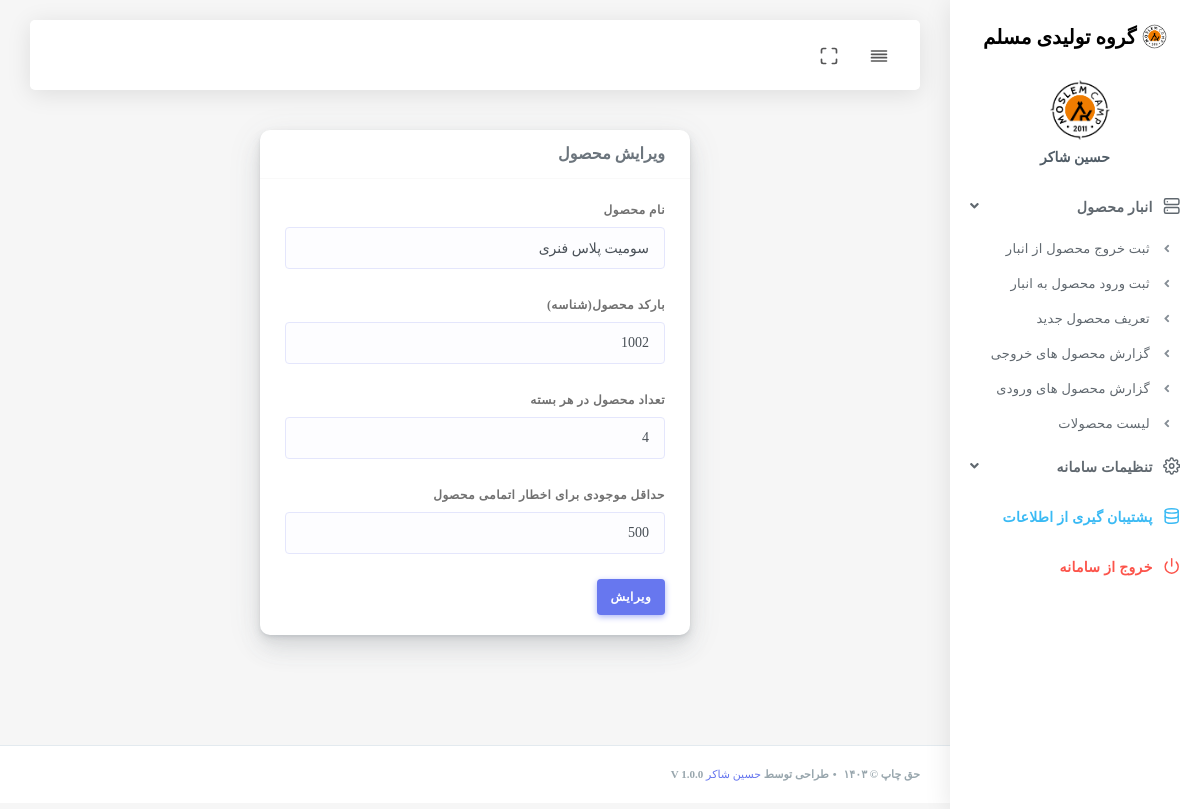
The page /inc/addons/products/edit-product.php?id=2 (signed in) on the database its author committed.
### tables this page shows
CREATE TABLE `options` (
  `id` int(11) NOT NULL AUTO_INCREMENT,
  `sitename` text NOT NULL,
  `logo` text NOT NULL,
  PRIMARY KEY (`id`)
);

CREATE TABLE `products` (
  `id` int(11) NOT NULL AUTO_INCREMENT,
  `product_name` text NOT NULL,
  `productqr` int(11) NOT NULL,
  `minStock` int(11) NOT NULL,
  `stock` int(11) NOT NULL,
  `pack` int(11) NOT NULL,
  PRIMARY KEY (`id`)
);

### inc/functions.php (called while the page is built)
<?php
function getColumnValue($connection, $columnName,$tablename) {
    $sql = "SELECT $columnName FROM $tablename";
    $result = mysqli_query($connection, $sql);
    $row = mysqli_fetch_assoc($result);
    return $row[$columnName];
}

### inc/addons/products/edit-product.php (the view, shortened to what this page needs)
<?php
require_once '../../../header.php';
if (isset($_GET['id'])) {
    $product_id = $_GET['id'];
} else {
    header("Location: product_list.php");
    exit();
}
$select_query = "SELECT * FROM products WHERE id = ?";
$select_stmt = $connection->prepare($select_query);
$select_stmt->bind_param("i", $product_id);
$select_stmt->execute();
$result = $select_stmt->get_result();
if ($result->num_rows > 0) {
    $row = $result->fetch_assoc();
    $product_name = $row['product_name'];
    $productqr = $row['productqr'];
    $minStock = $row['minStock'];
    $pack = $row['pack'];
} else {
    header("Location: product_list.php");
    exit();
}
?>
<div class="main-content">
    <div class="row">
        <div class="col-12 col-md-3 col-lg-3"></div>
        <div class="col-12 col-md-6 col-lg-6">
            <form method="post">
                <div class="card">
                    <div class="card-header">
                        <h4>ویرایش محصول</h4>
                    </div>
                    <div class="card-body">
                        <div class="form-group">
                            <label>نام محصول</label>
                            <input type="text" class="form-control" name="product_name" value="<?php echo isset($product_name) ? $product_name : ''; ?>" required>
                        </div>
                        <div class="form-group">
                            <label>بارکد محصول(شناسه)</label>
                            <input type="number" class="form-control" name="productqr" value="<?php echo isset($productqr) ? $productqr : ''; ?>">
                        </div>
                        <div class="form-group">
                        <label>تعداد محصول در هر بسته</label>
                            <input type="number" class="form-control" name="pack" value="<?php echo isset($pack) ? $pack : ''; ?>">
                        </div>
                        <div class="form-group">
                            <label>حداقل موجودی برای اخطار اتمامی محصول</label>
                            <input type="number" class="form-control" name="minStock" value="<?php echo isset($minStock) ? $minStock : ''; ?>" required>
                        </div>
                        <button class="btn btn-primary" name="update">ویرایش</button>
                    </div>
                </div>
            </form>
        </div>
        <div class="col-12 col-md-3 col-lg-3"></div>
    </div>
</div>
<?php require_once '../../../footer.php'; ?>

### menu.php (shortened to what this page needs)
<div class="main-sidebar sidebar-style-2">
    <aside id="sidebar-wrapper">
        <div class="sidebar-brand">
            <a href="<?php echo $base_url; ?>/index.php"> <img alt="تصویر" src="<?php echo $base_url; ?>/assets/img/logo-m.png" class="header-logo"> <span class="logo-name">
                <?php
$columnName = "sitename";
$tablename="options";
$value = getColumnValue($connection, $columnName,$tablename);
echo "$value";
                ?>
            </span>
            </a>
        </div>
        <div class="sidebar-user">
            <div class="sidebar-user-picture">
                <img alt="تصویر" src="<?php echo $base_url; ?>/assets/img/logo-m.png">
            </div>
            <div class="sidebar-user-details">
                <div class="user-name"><?php echo $_SESSION["username"];?></div>
                    <?php
    $accessArray = explode(',', $_SESSION["access"]);
    ?>
            </div>
        </div>
        <ul class="sidebar-menu">
            <?php  if (in_array(6, $accessArray) || in_array(7, $accessArray) || in_array(8, $accessArray) || in_array(9, $accessArray) || in_array(10, $accessArray)) {?>
            <li class="dropdown ">
                <a href="#" class="nav-link has-dropdown"><i data-feather="server"></i><span>انبار محصول</span></a>
                <ul class="dropdown-menu" style="display: block;">
                <?php  } ?>
                <?php if (in_array(6, $accessArray)) {?>
                <li><a class="nav-link" href="<?php echo $base_url; ?>/inc/addons/products/Product-output.php">ثبت خروج محصول از انبار</a></li>
                <?php  } ?>
                <?php if (in_array(7, $accessArray)) {?>
                <li><a class="nav-link" href="<?php echo $base_url; ?>/inc/addons/products/product-input.php">ثبت ورود  محصول به انبار</a></li>
                <?php  } ?>
                <?php if (in_array(8, $accessArray)) {?>
                    <li><a class="nav-link" href="<?php echo $base_url; ?>/inc/addons/products/register-product.php">تعریف محصول جدید</a></li>
                    <?php  } ?>
                    <?php if (in_array(9, $accessArray)) {?>
                    <li><a class="nav-link" href="<?php echo $base_url; ?>/inc/addons/products/form-list-output.php">گزارش محصول های خروجی</a></li>
                    <?php  } ?>
                    <?php if (in_array(10, $accessArray)) {?>
                    <li><a class="nav-link" href="<?php echo $base_url; ?>/inc/addons/products/form-list-input.php">گزارش محصول های ورودی</a></li>
                    <?php  } ?>
                    <?php if (in_array(11, $accessArray)) {?>
                    <li><a class="nav-link" href="<?php echo $base_url; ?>/inc/addons/products/productslist.php"> لیست محصولات </a></li>
                    <?php  } ?>
                    <?php  if (in_array(6, $accessArray) || in_array(7, $accessArray) || in_array(8, $accessArray) || in_array(9, $accessArray) || in_array(10, $accessArray)) {?>
                </ul>
            </li>
            <?php  } ?>
            <?php  if (in_array(20, $accessArray) || in_array(21, $accessArray) || in_array(22, $accessArray)|| in_array(25, $accessArray)|| in_array(26, $accessArray) ) {?>
            <li class="dropdown ">
                <a href="#" class="nav-link has-dropdown"><i data-feather="settings"></i><span>تنظیمات سامانه</span></a>
                <?php  } ?>
                <?php  if (in_array(20, $accessArray) || in_array(21, $accessArray) || in_array(22, $accessArray)|| in_array(25, $accessArray)|| in_array(26, $accessArray) ) {?>
            </li>
            <?php  } ?>
            <?php if (in_array(24, $accessArray)) {?>
            <li><a class="nav-link text-info" href="<?php echo $base_url; ?>/backup.php"><i data-feather="database"></i><span>پشتیبان گیری از اطلاعات</span></a></li>
            <?php  } ?>
            <li><a class="nav-link text-danger" href="<?php echo $base_url; ?>/exit.php"><i data-feather="power"></i><span class="text-danger">خروج از سامانه</span></a></li>
        </ul>
    </aside>
</div>

### rows shown on the page
options: sitename "گروه تولیدی مسلم"
products: product_name "سومیت پلاس فنری", productqr "1002", pack "4", minStock "500"

### other values the page prints
$_SESSION["username"] "حسین شاکر"
